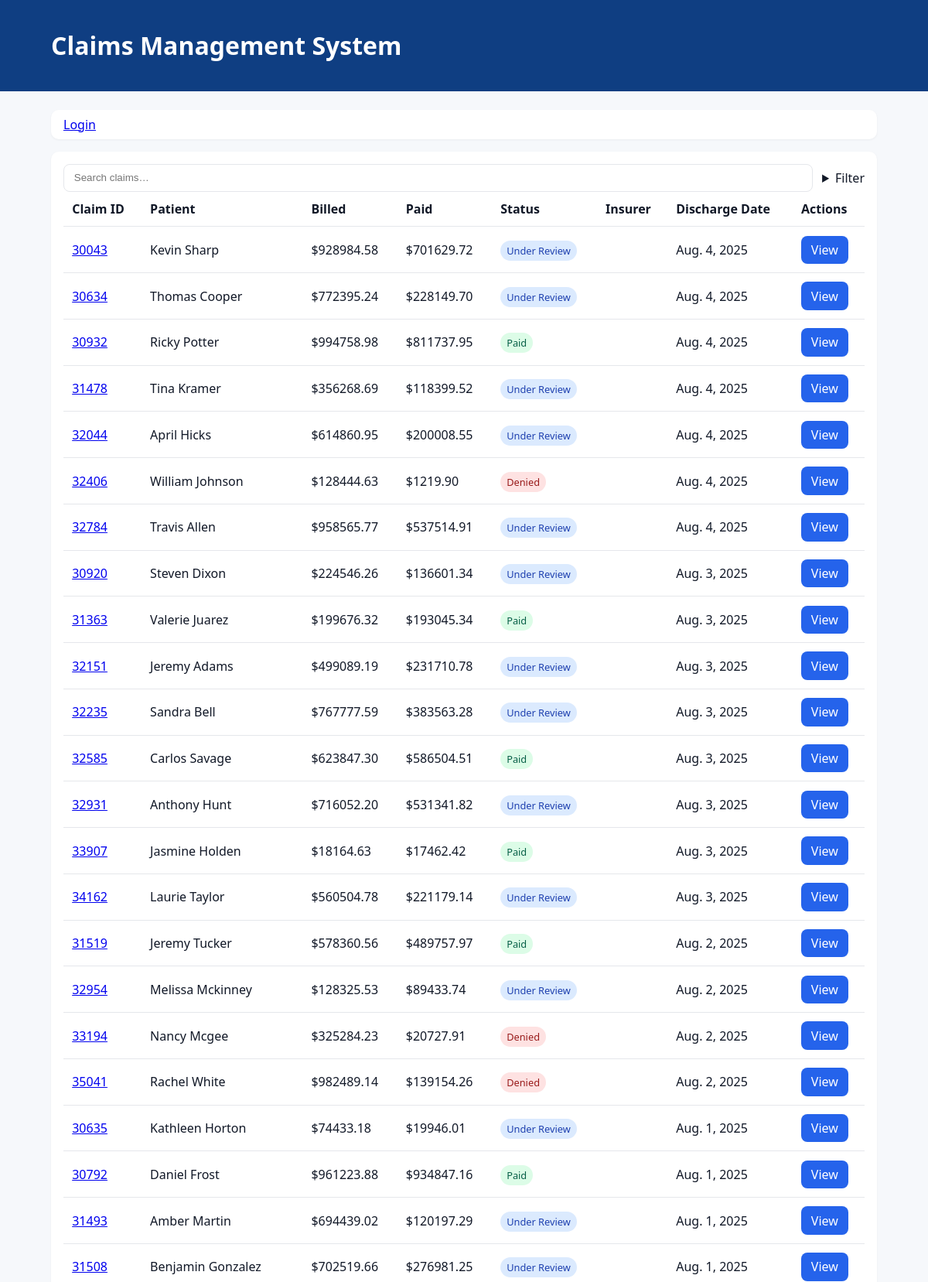
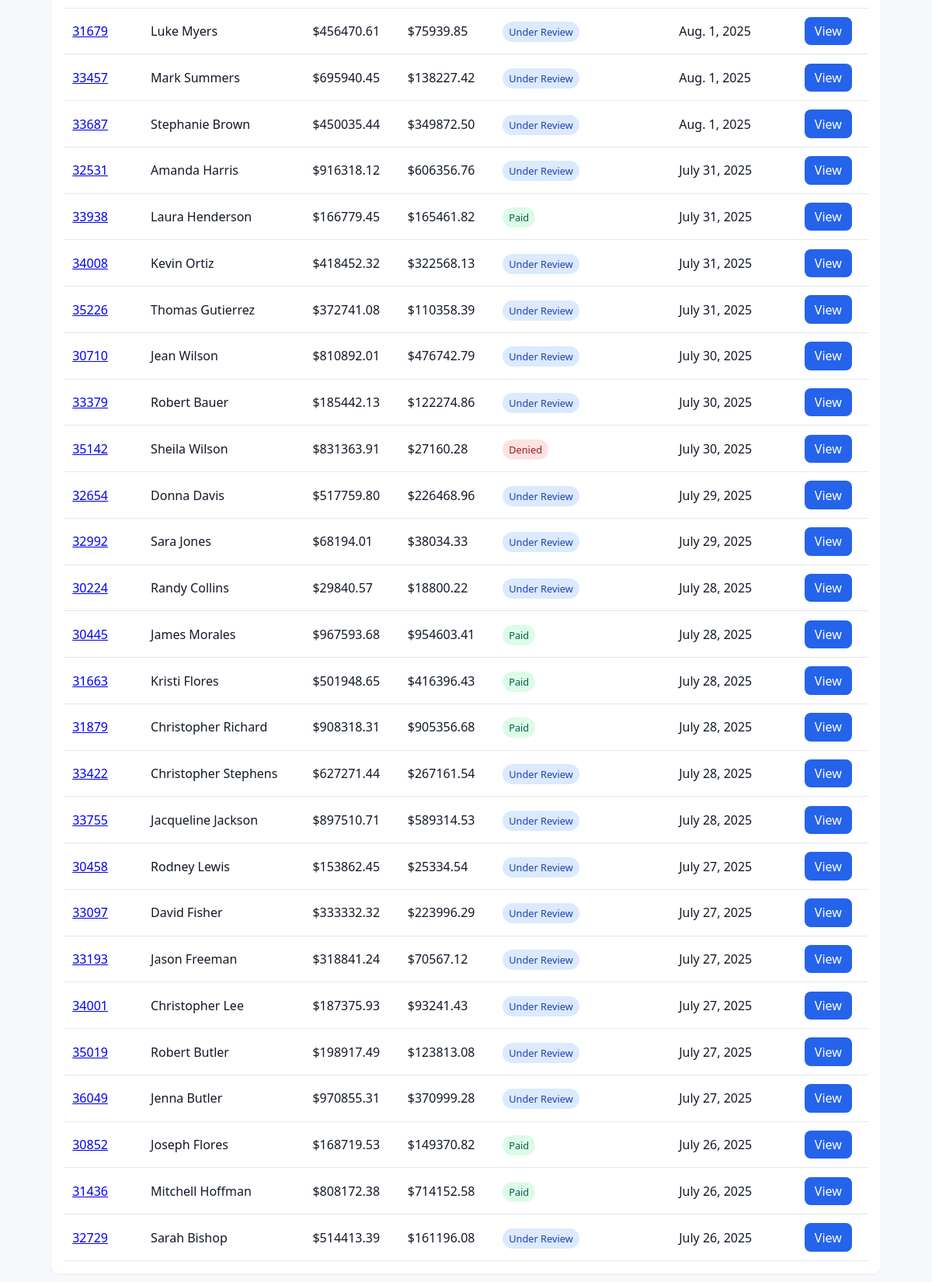
The page / on the database its author committed (2 pictures, top to bottom).
### claims/models.py (models this page shows, shortened)
class Claim(models.Model):
    class Status(models.TextChoices):
        DENIED = "denied", "Denied"
        PAID = "paid", "Paid"
        UNDER_REVIEW = "review", "Under Review"
    claim_id = models.PositiveIntegerField(unique=True)  # e.g., 30001
    patient_name = models.CharField(max_length=120)
    billed_amount = models.DecimalField(max_digits=12, decimal_places=2)
    paid_amount = models.DecimalField(max_digits=12, decimal_places=2, default=0)
    status = models.CharField(max_length=20, choices=Status.choices, default=Status.UNDER_REVIEW)
    insurer = models.CharField(max_length=120)
    discharge_date = models.DateField()
    cpt_codes = models.CharField(max_length=120, help_text="Comma-separated codes, e.g. 99204,82947,99406")
    denial_reason = models.CharField(max_length=255, blank=True)
    created_at = models.DateTimeField(auto_now_add=True)

### claims/views.py (the view)
# urls.py: path('', views.claim_list, name='list'),
def claim_list(request):
    qs = Claim.objects.all().order_by('-discharge_date')
    term = request.GET.get('q', '').strip()
    status = request.GET.get('status', '')
    insurer = request.GET.get('insurer', '')
    if term:
        qs = qs.filter(
            Q(claim_id__icontains=term) |
            Q(patient_name__icontains=term) |
            Q(insurer__icontains=term)
        )
    if status:
        qs = qs.filter(status=status)
    if insurer:
        qs = qs.filter(insurer__icontains=insurer)
    insurers = Claim.objects.order_by().values_list('insurer', flat=True).distinct()
    ctx = {'claims': qs[:50], 'insurers': insurers, 'term': term, 'status': status, 'insurer_val': insurer}
    return render(request, 'claims/claim_list.html', ctx)

### templates/claims/claim_list.html (shortened to what this page needs)
{% extends "base.html" %}
{% block content %}
<div class="card">
  <div class="row">
    <input
      class="input"
      type="search"
      name="q"
      placeholder="Search claims…"
      value="{{ term }}"
      hx-get="{% url 'claims:search' %}"
      hx-target="#claims-body"
      hx-trigger="keyup changed delay:400ms"
      hx-include="[name='status'], [name='insurer']"
    />
    <details class="filter">
      <summary>Filter</summary>
    </details>
  </div>
  <table class="table">
    <thead>
    <tr>
      <th>Claim ID</th><th>Patient</th><th>Billed</th><th>Paid</th><th>Status</th>
      <th>Insurer</th><th>Discharge Date</th><th>Actions</th>
    </tr>
    </thead>
    <tbody id="claims-body">
      {% include "claims/partials/claim_rows.html" with claims=claims %}
    </tbody>
  </table>
</div>
{% endblock %}

### templates/claims/partials/claim_rows.html
{% for c in claims %}
<tr>
  <td><a href="{% url 'claims:detail' c.pk %}">{{ c.claim_id }}</a></td>
  <td>{{ c.patient_name }}</td>
  <td>${{ c.billed_amount }}</td>
  <td class="{{ c.paid_amount|floatformat:2|yesno:'text-green,text-red' }}">
    ${{ c.paid_amount }}
  </td>
  <td>{% include "claims/partials/status_badge.html" with claim=c %}</td>
  <td>{{ c.insurer }}</td>
  <td>{{ c.discharge_date }}</td>
  <td>
    <a class="btn" href="{% url 'claims:detail' c.pk %}">View</a>
  </td>
</tr>
{% empty %}
<tr><td colspan="8" class="muted">No results.</td></tr>
{% endfor %}

### templates/claims/partials/status_badge.html
{% if claim.status == 'denied' %}
<span class="badge badge-red">Denied</span>
{% elif claim.status == 'paid' %}
<span class="badge badge-green">Paid</span>
{% else %}
<span class="badge badge-blue">Under Review</span>
{% endif %}

### static/styles.css (style rules this page uses)
:root { --blue:#2563eb; --red:#e11d48; --green:#16a34a; --muted:#6b7280; }
* { box-sizing: border-box; }
body { font-family: system-ui, sans-serif; margin:0; background:#f6f8fb; color:#111827; }
.card { background:#fff; border-radius:10px; padding:1rem; box-shadow: 0 1px 3px rgba(0,0,0,.05); margin:1rem 0; }
.row { display:flex; gap:.75rem; align-items:center; }
.filter summary { cursor:pointer; }
.input { flex:1; padding:.6rem .8rem; border:1px solid #e5e7eb; border-radius:8px; }
.table { width:100%; border-collapse: collapse; }
.table th, .table td { padding:.7rem; border-bottom:1px solid #e5e7eb; text-align:left; }
.btn { display:inline-block; padding:.45rem .8rem; border-radius:8px; background:var(--blue); color:#fff; text-decoration:none; border:0; cursor:pointer; }
.badge { padding:.25rem .5rem; border-radius:999px; font-size:.8rem; }
.badge-red { background:#fee2e2; color:#991b1b; }
.badge-green { background:#dcfce7; color:#065f46; }
.badge-blue { background:#dbeafe; color:#1e40af; }

### rows shown on the page
Claim: claim_id "30043", patient_name "Kevin Sharp", billed_amount "928984.58", paid_amount "701629.72", status "Under Review", discharge_date "Aug. 4, 2025"
Claim: claim_id "30634", patient_name "Thomas Cooper", billed_amount "772395.24", paid_amount "228149.70", status "Under Review", discharge_date "Aug. 4, 2025"
Claim: claim_id "30932", patient_name "Ricky Potter", billed_amount "994758.98", paid_amount "811737.95", status "Paid", discharge_date "Aug. 4, 2025"
Claim: claim_id "31478", patient_name "Tina Kramer", billed_amount "356268.69", paid_amount "118399.52", status "Under Review", discharge_date "Aug. 4, 2025"
Claim: claim_id "32044", patient_name "April Hicks", billed_amount "614860.95", paid_amount "200008.55", status "Under Review", discharge_date "Aug. 4, 2025"
Claim: claim_id "32406", patient_name "William Johnson", billed_amount "128444.63", paid_amount "1219.90", status "Denied", discharge_date "Aug. 4, 2025"
Claim: claim_id "32784", patient_name "Travis Allen", billed_amount "958565.77", paid_amount "537514.91", status "Under Review", discharge_date "Aug. 4, 2025"
Claim: claim_id "30920", patient_name "Steven Dixon", billed_amount "224546.26", paid_amount "136601.34", status "Under Review", discharge_date "Aug. 3, 2025"
Claim: claim_id "31363", patient_name "Valerie Juarez", billed_amount "199676.32", paid_amount "193045.34", status "Paid", discharge_date "Aug. 3, 2025"
Claim: claim_id "32151", patient_name "Jeremy Adams", billed_amount "499089.19", paid_amount "231710.78", status "Under Review", discharge_date "Aug. 3, 2025"
Claim: claim_id "32235", patient_name "Sandra Bell", billed_amount "767777.59", paid_amount "383563.28", status "Under Review", discharge_date "Aug. 3, 2025"
Claim: claim_id "32585", patient_name "Carlos Savage", billed_amount "623847.30", paid_amount "586504.51", status "Paid", discharge_date "Aug. 3, 2025"
Claim: claim_id "32931", patient_name "Anthony Hunt", billed_amount "716052.20", paid_amount "531341.82", status "Under Review", discharge_date "Aug. 3, 2025"
Claim: claim_id "33907", patient_name "Jasmine Holden", billed_amount "18164.63", paid_amount "17462.42", status "Paid", discharge_date "Aug. 3, 2025"
Claim: claim_id "31519", patient_name "Jeremy Tucker", billed_amount "578360.56", paid_amount "489757.97", status "Paid", discharge_date "Aug. 2, 2025"
Claim: claim_id "32954", patient_name "Melissa Mckinney", billed_amount "128325.53", paid_amount "89433.74", status "Under Review", discharge_date "Aug. 2, 2025"
Claim: claim_id "33194", patient_name "Nancy Mcgee", billed_amount "325284.23", paid_amount "20727.91", status "Denied", discharge_date "Aug. 2, 2025"
Claim: claim_id "30635", patient_name "Kathleen Horton", billed_amount "74433.18", paid_amount "19946.01", status "Under Review", discharge_date "Aug. 1, 2025"
Claim: claim_id "30792", patient_name "Daniel Frost", billed_amount "961223.88", paid_amount "934847.16", status "Paid", discharge_date "Aug. 1, 2025"
Claim: claim_id "31493", patient_name "Amber Martin", billed_amount "694439.02", paid_amount "120197.29", status "Under Review", discharge_date "Aug. 1, 2025"
Claim: claim_id "31508", patient_name "Benjamin Gonzalez", billed_amount "702519.66", paid_amount "276981.25", status "Under Review", discharge_date "Aug. 1, 2025"
Claim: claim_id "31679", patient_name "Luke Myers", billed_amount "456470.61", paid_amount "75939.85", status "Under Review", discharge_date "Aug. 1, 2025"
Claim: claim_id "33457", patient_name "Mark Summers", billed_amount "695940.45", paid_amount "138227.42", status "Under Review", discharge_date "Aug. 1, 2025"
Claim: claim_id "33687", patient_name "Stephanie Brown", billed_amount "450035.44", paid_amount "349872.50", status "Under Review", discharge_date "Aug. 1, 2025"
Claim: claim_id "32531", patient_name "Amanda Harris", billed_amount "916318.12", paid_amount "606356.76", status "Under Review", discharge_date "July 31, 2025"
Claim: claim_id "33938", patient_name "Laura Henderson", billed_amount "166779.45", paid_amount "165461.82", status "Paid", discharge_date "July 31, 2025"
Claim: claim_id "30710", patient_name "Jean Wilson", billed_amount "810892.01", paid_amount "476742.79", status "Under Review", discharge_date "July 30, 2025"
Claim: claim_id "33379", patient_name "Robert Bauer", billed_amount "185442.13", paid_amount "122274.86", status "Under Review", discharge_date "July 30, 2025"
Claim: claim_id "32654", patient_name "Donna Davis", billed_amount "517759.80", paid_amount "226468.96", status "Under Review", discharge_date "July 29, 2025"
Claim: claim_id "32992", patient_name "Sara Jones", billed_amount "68194.01", paid_amount "38034.33", status "Under Review", discharge_date "July 29, 2025"
Claim: claim_id "30224", patient_name "Randy Collins", billed_amount "29840.57", paid_amount "18800.22", status "Under Review", discharge_date "July 28, 2025"
Claim: claim_id "30445", patient_name "James Morales", billed_amount "967593.68", paid_amount "954603.41", status "Paid", discharge_date "July 28, 2025"
Claim: claim_id "31663", patient_name "Kristi Flores", billed_amount "501948.65", paid_amount "416396.43", status "Paid", discharge_date "July 28, 2025"
Claim: claim_id "31879", patient_name "Christopher Richard", billed_amount "908318.31", paid_amount "905356.68", status "Paid", discharge_date "July 28, 2025"
Claim: claim_id "33422", patient_name "Christopher Stephens", billed_amount "627271.44", paid_amount "267161.54", status "Under Review", discharge_date "July 28, 2025"
Claim: claim_id "33755", patient_name "Jacqueline Jackson", billed_amount "897510.71", paid_amount "589314.53", status "Under Review", discharge_date "July 28, 2025"
Claim: claim_id "30458", patient_name "Rodney Lewis", billed_amount "153862.45", paid_amount "25334.54", status "Under Review", discharge_date "July 27, 2025"
Claim: claim_id "33097", patient_name "David Fisher", billed_amount "333332.32", paid_amount "223996.29", status "Under Review", discharge_date "July 27, 2025"
Claim: claim_id "33193", patient_name "Jason Freeman", billed_amount "318841.24", paid_amount "70567.12", status "Under Review", discharge_date "July 27, 2025"
Claim: claim_id "34001", patient_name "Christopher Lee", billed_amount "187375.93", paid_amount "93241.43", status "Under Review", discharge_date "July 27, 2025"
Claim: claim_id "30852", patient_name "Joseph Flores", billed_amount "168719.53", paid_amount "149370.82", status "Paid", discharge_date "July 26, 2025"
Claim: claim_id "31436", patient_name "Mitchell Hoffman", billed_amount "808172.38", paid_amount "714152.58", status "Paid", discharge_date "July 26, 2025"
Claim: claim_id "32729", patient_name "Sarah Bishop", billed_amount "514413.39", paid_amount "161196.08", status "Under Review", discharge_date "July 26, 2025"
